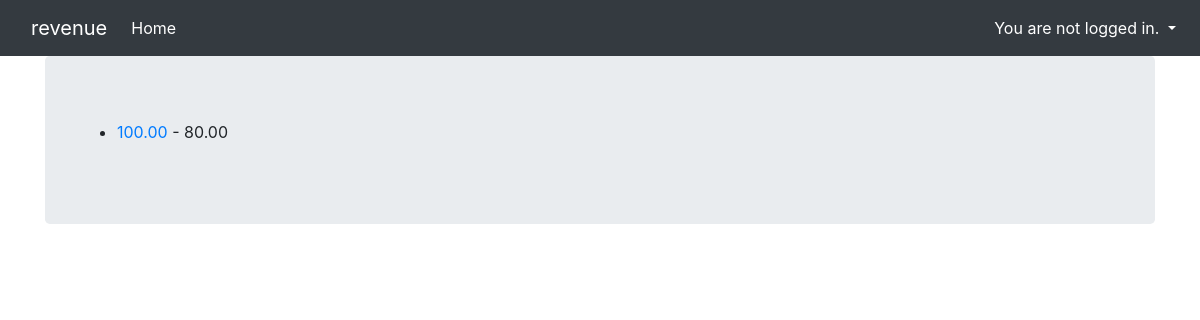
The page /revenue/pnl on the database as committed earlier.
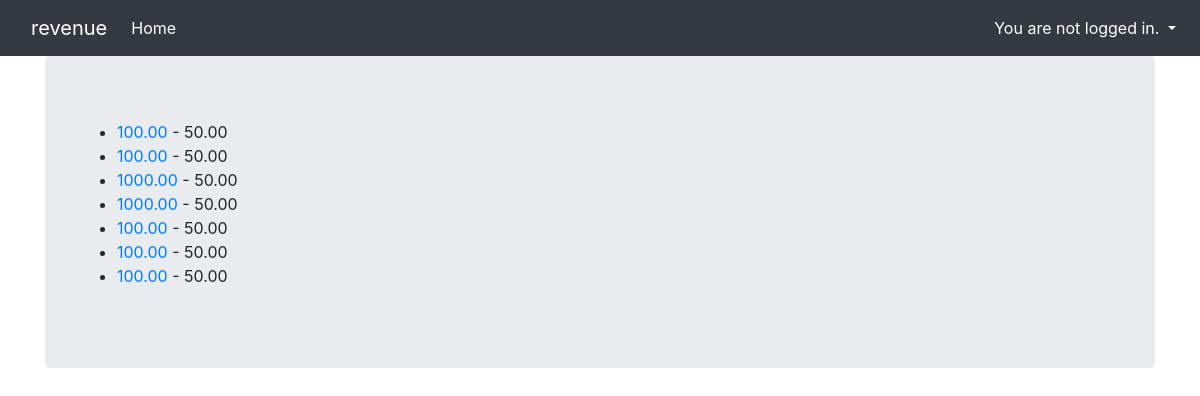
The same page on the database as committed later.
### revenue/models.py (models this page shows, shortened)
class Revenue(models.Model):
    customer                = models.ForeignKey('Customer',on_delete=models.PROTECT)
    invoice_amount_euro     = models.DecimalField(decimal_places=2,max_digits=6)
    transaction_date        = models.DateField()
    revenue_charged_euro    = models.DecimalField(default=0,decimal_places=2,max_digits=6)
    cost_of_goods_euro      = models.DecimalField(default=0,decimal_places=2,max_digits=6)
    account_invoice_received = models.PositiveIntegerField()
    revenue_account_name  = models.CharField(max_length=50,default=111001)
    operational_costs_euro  = models.DecimalField(default=0,decimal_places=2,max_digits=6)

### revenue/views.py (the view)
# urls.py: path('revenue/pnl',PnL.as_view(),name='pnl_rev'),
class PnL(ListView):
    model = Revenue
    template_name = 'pnl.html'
    context_object_name =  'pnlcontext'

### revenue/templates/pnl.html
{% extends "base.html" %}
{% block content %}
        <ul>
          {% for m in pnlcontext %}
            <li><a href="{% url 'pnl_rev' m.id %}">{{m.revenue_charged_euro}}</a> - {{m.cost_of_goods_euro}}</li>
          {% endfor %}
        </ul>
{% endblock %}

Rows that differ between the two databases and show on the page:
changed Revenue (number 1 of 7 on the later page): cost_of_goods_euro "80.00" → "50.00"
added Revenue: revenue_charged_euro "100.00", cost_of_goods_euro "50.00"
added Revenue: revenue_charged_euro "1000.00", cost_of_goods_euro "50.00"
added Revenue: revenue_charged_euro "1000.00", cost_of_goods_euro "50.00"
added Revenue: revenue_charged_euro "100.00", cost_of_goods_euro "50.00"
added Revenue: revenue_charged_euro "100.00", cost_of_goods_euro "50.00"
added Revenue: revenue_charged_euro "100.00", cost_of_goods_euro "50.00"
